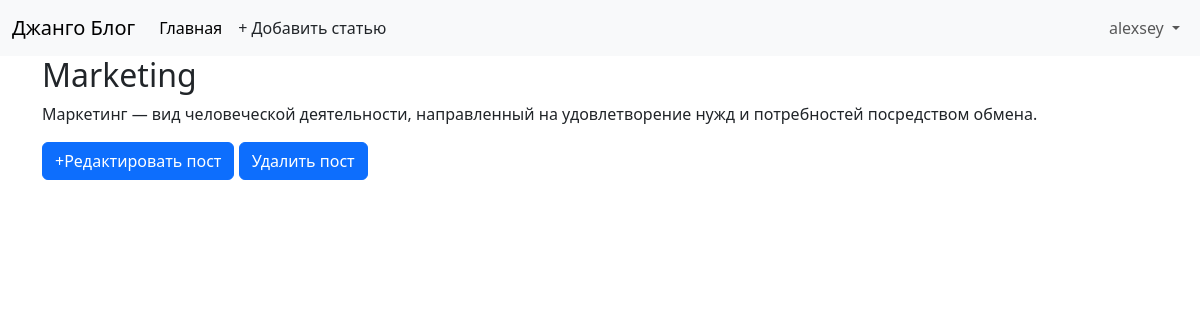
Screenshot of /post/3/ (signed in) with the database file from the repository.
### blog/models.py (models this page shows, shortened)
class Post(models.Model):
    title = models.CharField(max_length=200)
    author = models.ForeignKey(
        'auth.User',
        on_delete=models.CASCADE,
    )
    body = models.TextField()

### blog/views.py (the view)
# urls.py: path('post/<int:pk>/', BlogDetailView.as_view(), name='post_detail'),
class BlogDetailView(DetailView):
    model = Post
    template_name = 'post_detail.html'

### templates/post_detail.html
{% extends 'base.html' %}
{% block content %}
  <div class="post-entry">
    <h2>{{ object.title }}</h2>
    <p>{{ object.body }}</p>
  </div>
  <a href="{% url 'post_edit' post.pk %}" class="btn btn-primary">+Редактировать пост</a>
  <a href="{% url 'post_delete' post.pk %}" class="btn btn-primary">Удалить пост</a>
{% endblock %}

### templates/base.html (shortened to what this page needs)
<!DOCTYPE html>
<html>
<head>
  <link href="https://cdn.jsdelivr.net/npm/bootstrap@5.3.3/dist/css/bootstrap.min.css" rel="stylesheet">
</head>
<body>
  <nav class="navbar navbar-expand-lg bg-body-tertiary">
    <div class="container-fluid">
      <a class="navbar-brand" href="{% url 'home' %}">Джанго Блог</a>
      <div class="collapse navbar-collapse" id="navbarSupportedContent">
        <ul class="navbar-nav me-auto mb-2 mb-lg-0">
          <li class="nav-item">
            <a class="nav-link active" aria-current="page" href="{% url 'home' %}">Главная</a>
          </li>
          {% if user.is_authenticated %}
          <li><a href="{% url 'post_new'%}" class="nav-link px-2 link-dark">+ Добавить статью</a></li>
        </ul>
        <div class="mr-auto">
          <ul class="navbar-nav">
            <li class="nav-item dropdown">
              <a class="nav-link dropdown-toggle" href="#" role="button" data-bs-toggle="dropdown"
                aria-expanded="false">
                {{ user.username }}
              </a>
            </li>
        {% endif %}
      </div>
    </div>
  </nav>
  <main>
    <div class="container">
      {% block content %}
      {% endblock content %}
    </div>
  </main>
</body>
</html>

### rows the page displays
Post: title "Marketing", body "Маркетинг — вид человеческой деятельности, направленный на удовлетворение нужд и потребностей посредством обмена."

### other values shown
{{ user.username }} "alexsey"
